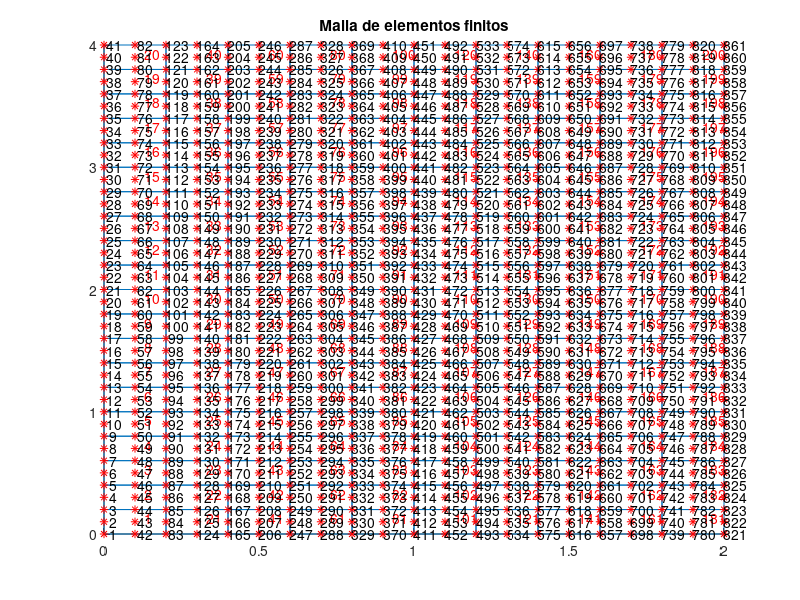

The MATLAB script that drew this image:
% Programa para generar la malla de elementos finitos

X = 1;
Y = 2;

ancho = 2;
altura = 4;
delta = 0.1;

x = 0:delta:ancho;
y = 0:delta:altura;

[xx, yy] = meshgrid(x,y);

xnod = [xx(:), yy(:)];
nno = size(xnod, 1);

% figure
% hold on;
% plot(xnod(:,X), xnod(:,Y), 'r*');
% text(xnod(:,X), xnod(:,Y), num2str((1:nno)'));

LaG = zeros(10*20, 9);
for i = 1:20
    LaG(i,:) = [1 42 83 84 85 44 3 2 43] + 2*(i-1);
end

k = 21;
for j = 2:10
    for i = 1:20
        LaG(k,:) = LaG(i,:) + 82*(j-1);
        k = k+1;
    end
end
nef = size(LaG,1);

%% Se dibuja la malla de elementos finitos
figure; hold on;
cgx = zeros(1,nef); cgy = zeros(1,nef); % almacena el centro de gravedad
for e = 1:nef
   line(xnod(LaG(e,[1:8 1]),X), xnod(LaG(e,[1:8 1]),Y));
   
   % Calculo la posicion del centro de gravedad del triangulo
   cgx(e) = mean(xnod(LaG(e,:), X));
   cgy(e) = mean(xnod(LaG(e,:), Y));
   h = text(cgx(e)+0.03, cgy(e)+0.03, num2str(e)); set(h,'Color', [1 0 0]);
end
plot(xnod(:,X), xnod(:,Y), 'r*');
text(xnod(:,X), xnod(:,Y), num2str((1:nno)'));
%axis equal tight
title('Malla de elementos finitos');

save malla_losa xnod LaG
disp('xnod y LaG guardados en el archivo malla_losa.mat')
